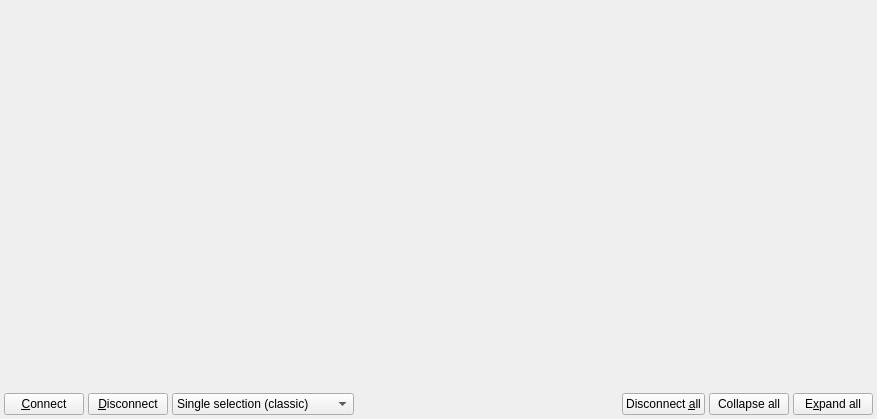
<?xml version="1.0" encoding="UTF-8"?>
<ui version="4.0">
 <author>rncbc aka Rui Nuno Capela</author>
 <comment>JACK Audio Connection Kit - Qt GUI Interface.

   Copyright (C) 2003-2011, rncbc aka Rui Nuno Capela. All rights reserved.

   This program is free software; you can redistribute it and/or
   modify it under the terms of the GNU General Public License
   as published by the Free Software Foundation; either version 2
   of the License, or (at your option) any later version.

   This program is distributed in the hope that it will be useful,
   but WITHOUT ANY WARRANTY; without even the implied warranty of
   MERCHANTABILITY or FITNESS FOR A PARTICULAR PURPOSE.  See the
   GNU General Public License for more details.

   You should have received a copy of the GNU General Public License along
   with this program; if not, write to the Free Software Foundation, Inc.,
   51 Franklin Street, Fifth Floor, Boston, MA 02110-1301 USA.

 </comment>
 <class>ConnectionsWidget</class>
 <widget class="QWidget" name="ConnectionsWidget">
  <property name="geometry">
   <rect>
    <x>0</x>
    <y>0</y>
    <width>877</width>
    <height>419</height>
   </rect>
  </property>
  <property name="sizePolicy">
   <sizepolicy hsizetype="Minimum" vsizetype="Minimum">
    <horstretch>0</horstretch>
    <verstretch>0</verstretch>
   </sizepolicy>
  </property>
  <property name="font">
   <font/>
  </property>
  <property name="windowTitle">
   <string>Connections - JACK Audio Connection Kit</string>
  </property>
  <property name="windowIcon">
   <iconset resource="resources.qrc">
    <normaloff>:/images/connections1.png</normaloff>:/images/connections1.png</iconset>
  </property>
  <layout class="QVBoxLayout" name="verticalLayout">
   <item>
    <widget class="JackConnectionsDrawer" name="jackConnectionsDrawer" native="true">
     <property name="sizePolicy">
      <sizepolicy hsizetype="Expanding" vsizetype="Expanding">
       <horstretch>0</horstretch>
       <verstretch>0</verstretch>
      </sizepolicy>
     </property>
     <property name="focusPolicy">
      <enum>Qt::TabFocus</enum>
     </property>
    </widget>
   </item>
   <item>
    <layout class="QHBoxLayout" name="horizontalLayout">
     <item>
      <widget class="QPushButton" name="pushButtonConnect">
       <property name="toolTip">
        <string>Connect currently selected ports</string>
       </property>
       <property name="text">
        <string>&amp;Connect</string>
       </property>
       <property name="icon">
        <iconset resource="resources.qrc">
         <normaloff>:/images/connect1.png</normaloff>:/images/connect1.png</iconset>
       </property>
       <property name="shortcut">
        <string>Alt+C</string>
       </property>
      </widget>
     </item>
     <item>
      <widget class="QPushButton" name="pushButtonDisconnect">
       <property name="toolTip">
        <string>Disconnect currently selected ports</string>
       </property>
       <property name="text">
        <string>&amp;Disconnect</string>
       </property>
       <property name="icon">
        <iconset resource="resources.qrc">
         <normaloff>:/images/disconnect1.png</normaloff>:/images/disconnect1.png</iconset>
       </property>
       <property name="shortcut">
        <string>Alt+D</string>
       </property>
      </widget>
     </item>
     <item>
      <widget class="QComboBox" name="comboBoxSelectionMode">
       <property name="toolTip">
        <string>Choose an item selection mode</string>
       </property>
       <item>
        <property name="text">
         <string>Single selection (classic)</string>
        </property>
        <property name="icon">
         <iconset resource="resources.qrc">
          <normaloff>:/images/single-selection-64.png</normaloff>:/images/single-selection-64.png</iconset>
        </property>
       </item>
       <item>
        <property name="text">
         <string>Multiple selection</string>
        </property>
        <property name="icon">
         <iconset resource="resources.qrc">
          <normaloff>:/images/multi-selection-64.png</normaloff>:/images/multi-selection-64.png</iconset>
        </property>
       </item>
       <item>
        <property name="text">
         <string>Extended selection (default)</string>
        </property>
        <property name="icon">
         <iconset resource="resources.qrc">
          <normaloff>:/images/extended-selection-64.png</normaloff>:/images/extended-selection-64.png</iconset>
        </property>
       </item>
       <item>
        <property name="text">
         <string>Contiguous selection</string>
        </property>
        <property name="icon">
         <iconset resource="resources.qrc">
          <normaloff>:/images/contiguous-selection-64.png</normaloff>:/images/contiguous-selection-64.png</iconset>
        </property>
       </item>
      </widget>
     </item>
     <item>
      <spacer>
       <property name="orientation">
        <enum>Qt::Horizontal</enum>
       </property>
       <property name="sizeType">
        <enum>QSizePolicy::Expanding</enum>
       </property>
       <property name="sizeHint" stdset="0">
        <size>
         <width>13</width>
         <height>13</height>
        </size>
       </property>
      </spacer>
     </item>
     <item>
      <widget class="QPushButton" name="pushButtonDisconnectAll">
       <property name="toolTip">
        <string>Disconnect all currently connected ports</string>
       </property>
       <property name="text">
        <string>Disconnect &amp;all</string>
       </property>
       <property name="icon">
        <iconset resource="resources.qrc">
         <normaloff>:/images/disconnectall1.png</normaloff>:/images/disconnectall1.png</iconset>
       </property>
       <property name="shortcut">
        <string>Alt+A</string>
       </property>
      </widget>
     </item>
     <item>
      <widget class="QPushButton" name="pushButtonCollapseAll">
       <property name="text">
        <string>Collapse all</string>
       </property>
       <property name="icon">
        <iconset resource="resources.qrc">
         <normaloff>:/images/expandall1.png</normaloff>:/images/expandall1.png</iconset>
       </property>
      </widget>
     </item>
     <item>
      <widget class="QPushButton" name="pushButtonExpandAll">
       <property name="toolTip">
        <string>Expand all client ports</string>
       </property>
       <property name="text">
        <string>E&amp;xpand all</string>
       </property>
       <property name="icon">
        <iconset resource="resources.qrc">
         <normaloff>:/images/expandall1.png</normaloff>:/images/expandall1.png</iconset>
       </property>
       <property name="shortcut">
        <string>Alt+X</string>
       </property>
      </widget>
     </item>
    </layout>
   </item>
  </layout>
 </widget>
 <layoutdefault spacing="4" margin="4"/>
 <customwidgets>
  <customwidget>
   <class>JackConnectionsDrawer</class>
   <extends>QWidget</extends>
   <header>jackconnectionsdrawer.h</header>
   <container>1</container>
  </customwidget>
 </customwidgets>
 <tabstops>
  <tabstop>pushButtonConnect</tabstop>
  <tabstop>pushButtonDisconnect</tabstop>
  <tabstop>pushButtonDisconnectAll</tabstop>
  <tabstop>pushButtonExpandAll</tabstop>
 </tabstops>
 <resources>
  <include location="resources.qrc"/>
 </resources>
 <connections/>
</ui>
